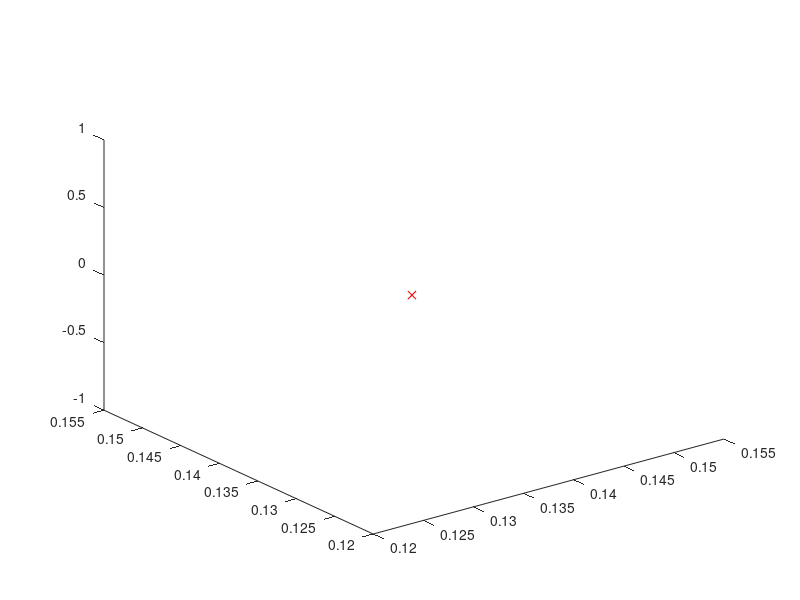

Write MATLAB code to recreate this figure. (Note: this script raises an error after producing the figure.)

% The following code simulates the forward kinematics of a simple 2DOF
% serial manipulator. Figure 2 shows its movement from start to end
% position, Figure 1 shows the location of its end effector at points of
% its trajectory and Figure 3 shows the maximum potential workspace of the
% arm's end effector.

clear all
close all
clc
disp('The following code simulates the forward kinematics of a simple 2DOF')
disp('serial manipulator. Figure 2 shows its movement from start to end position,')
disp('Figure 1 shows the location of its end effector at points of its trajectory')
disp('and Figure 3 shows the maximum potential workspace of its end effector')

%% A series of joint angles
% The following variables are defined in the form of column-vectors with
% 4 rows each. Each row represents a different position (angle) of the joint.
% e.g. inititally we hae 60 degrees for q1 and -30 for q2.
q1 = 60*pi/180 ;
q2 = -30*pi/180 ;
q = [ q1 q2 ] ;


%% Links Lengths
l1 = 0.1 ;
l2 = 0.1 ;

%% Trigonometric abbreviations
c1 = cos(q1);
c2 = cos(q2);
c12 = cos(q1+q2);

s1= sin(q1);
s2 = sin(q2);
s12 = sin(q1+q2);

%% Tip position
% These equations are derived from the Forward Kinematic model of the 2DOF
% robot
xt = l1*c1+l2*c12 ;
yt = l1*s1+l2*s12 ;

pt = [ xt yt ] ;

%%%%%%%%%%%%%%%%%%%%%%%%%%%%%%%%%%%%%%%%%%%%%%%%%%%%%%%%%%%%%%%%%%%%%%%%%
%% Plot the trajectory of the end-effector
figure (1)
set(1,'position',[680 558 560 420])

plot3(pt(1,1),pt(1,2),0,'rx')       % plot the first position of the robot's end effector
hold on
plot(pt(2:4,1),pt(2:4,2),'x')       % plot the 3 following positions of the robot's end effector
title('Tip Trajectory') ; xlabel('x (m)') ; ylabel('y (m)') ;


%% Plot the robotic arm, in 4 different positions
figure (2) 
set(2,'position')

x1 = 0 ;
y1 = 0 ;

x2 = l1*c1 ;
y2 = l1*s1 ;

xx = [0; x2 ; pt(1,1)];
yy = [0; y2 ; pt(1,2)];

plot(xx,yy,'ko-','Linewidth',2)
axis equal
hold on

xlabel('x (m)') ; ylabel('y (m)') ;
axis([-0.07 0.15 -0.01 0.18])
hold off

%%%%%%%%%%%%%%%%%%%%%%%%%%%%%%%%%%%%%%%%%%%%%%%%%%%%%%%%%%%%%%%%%%%%%%%%%
%% Workspace
q1 = 0:pi/180:2*pi-pi/180 ;
q2 = 0:pi/180:2*pi-pi/180 ;

cw1 = cos(q1);
sw1 = sin(q1);
cw12 = zeros(360,360) ;
sw12 = zeros(360,360);

%% Plot the workspace of the robot
figure (3)
set(3,'position',[1243 190 560 420])

xwork = zeros(360,360) ; % reserving space for the variables, because
ywork = zeros(360,360) ; % otherwise they would be created later within a loop.

for i = 1:360	% for q1
    for j = 1:360   % for q2
        cw12(i,j) = cos(q1(1,i)+ q2(1,j));
        sw12(i,j) = sin(q1(1,i)+ q2(1,j));
        xwork(i,j) = l1*cw1(i)+l2*cw12(i,j) ;
        ywork(i,j) = l1*sw1(i)+l2*sw12(i,j) ;
    end
end

plot(xwork,ywork,'.')
axis equal